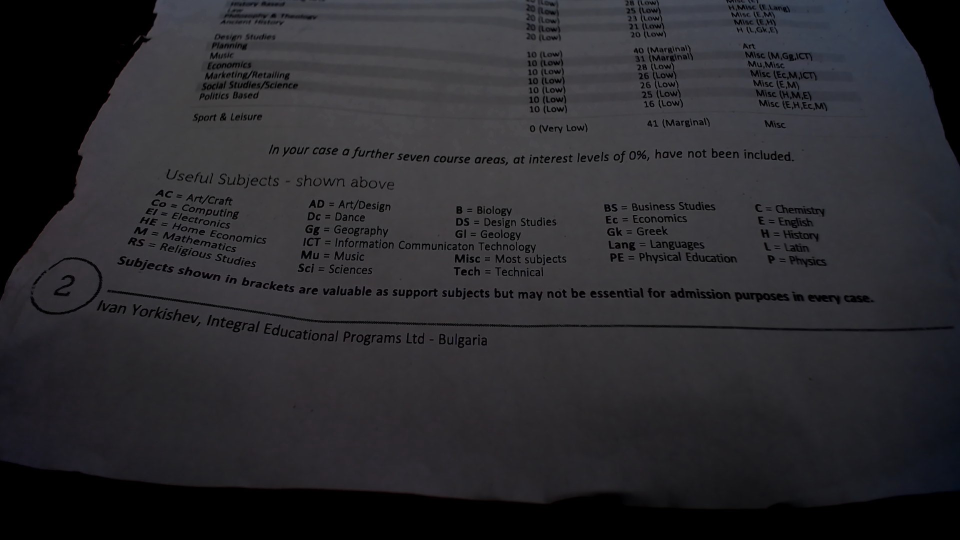
#> input picture opencv-text-detection/images/text/image_text_1.jpg, 1920 x 1080 px (shown at 1/2 size)
$ python module3.py
#> lines starting #> are read from the running program, lines starting #| are printed output that depends on the picture
import re
import cv2
import pytesseract
from pytesseract import Output

#path for tesseract
pytesseract.pytesseract.tesseract_cmd = 'C:/Program Files/Tesseract-OCR/tesseract.exe'

img_ = cv2.imread("./images/text/image_text_1.jpg", cv2.IMREAD_ANYCOLOR)
#> img_ is the input picture: shape (1080, 1920, 3); mean B, G, R 46.1, 42.2, 42.9
gray = cv2.cvtColor(img_, cv2.COLOR_BGR2GRAY)

print("Converted RGB image to grayscale...")
print("Resizing image to 350x350 scale...")

# Resizing image to 1080x1080 scale
img_ = cv2.resize(gray,(1000, 950))
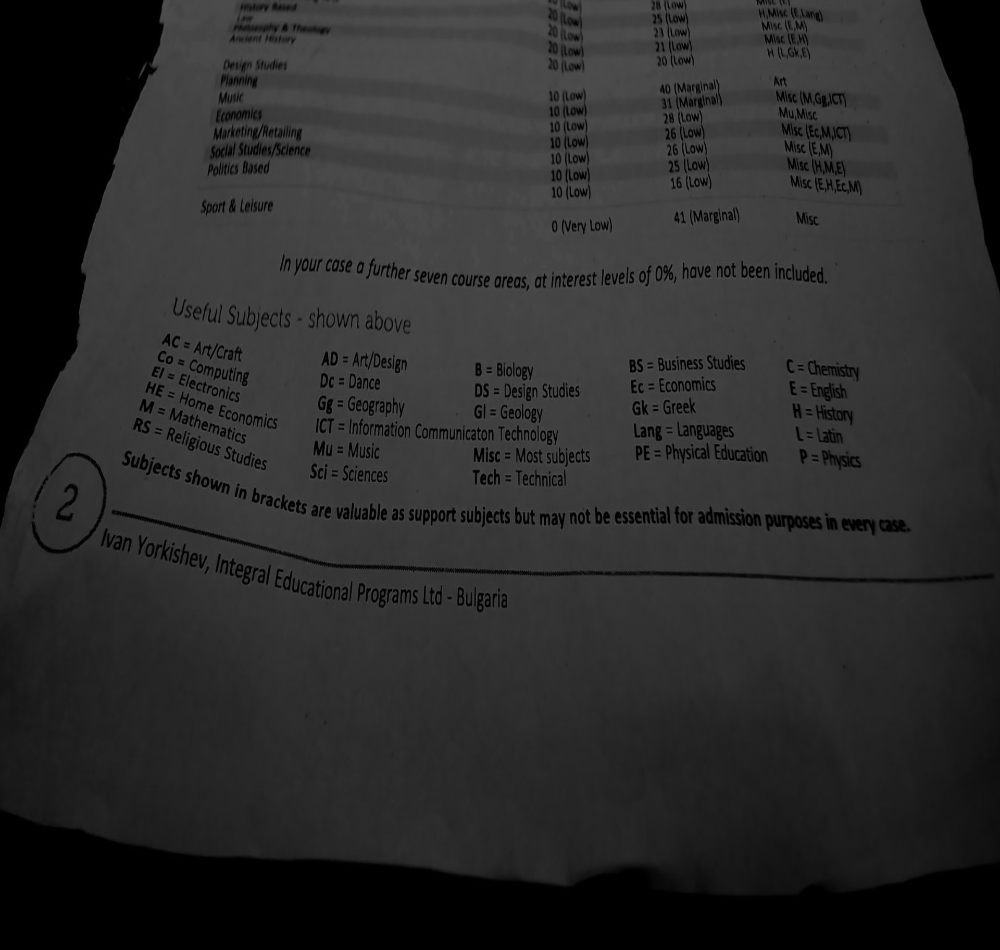
#> img_: shape (950, 1000); min 0, max 90, mean 42.8
print("Resized...")

# Write image with name 'saved_img-final.jpg' in folder
img = cv2.imwrite(filename='.\images\saved_img-final.jpg', img=img_)

img = cv2.imread('.\images\saved_img-final.jpg')
#> img: shape (950, 1000, 3); min 0, max 90, mean 42.8

#> (the run stopped early here; a loop or call above may not have finished)
